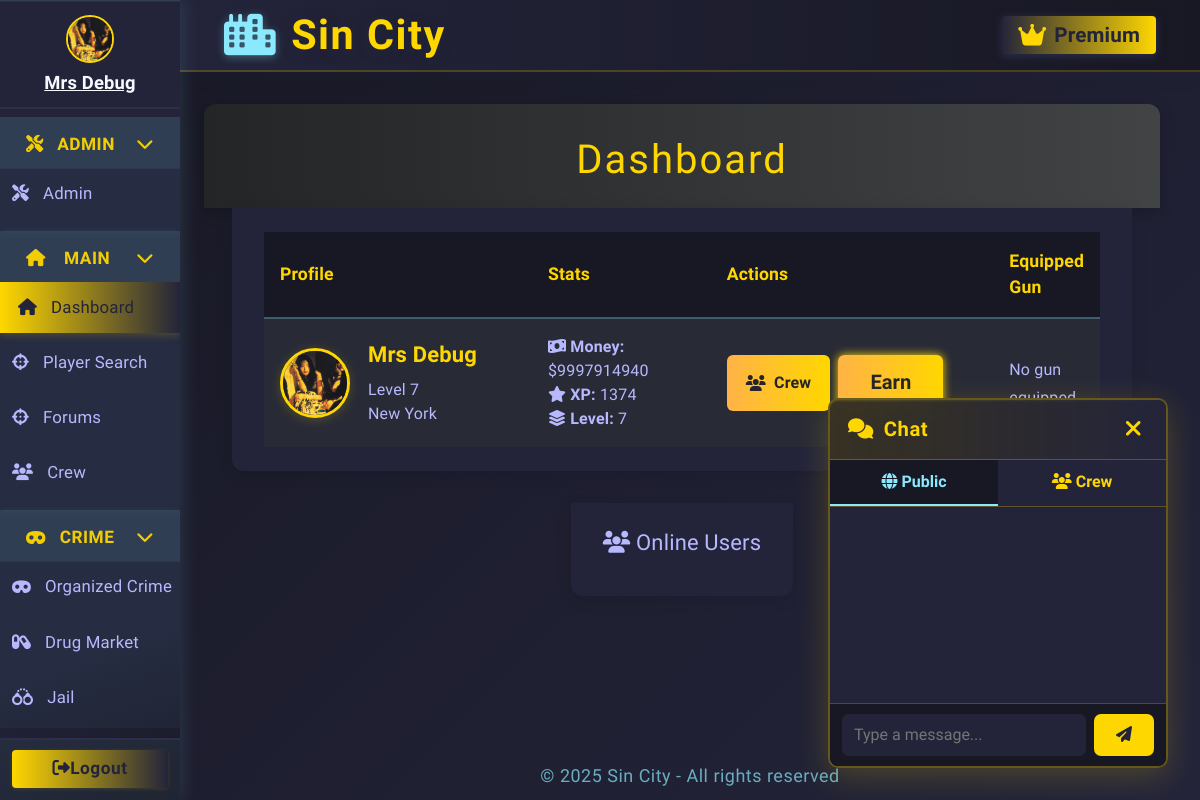
Before: /dashboard (signed in) with the older database file.
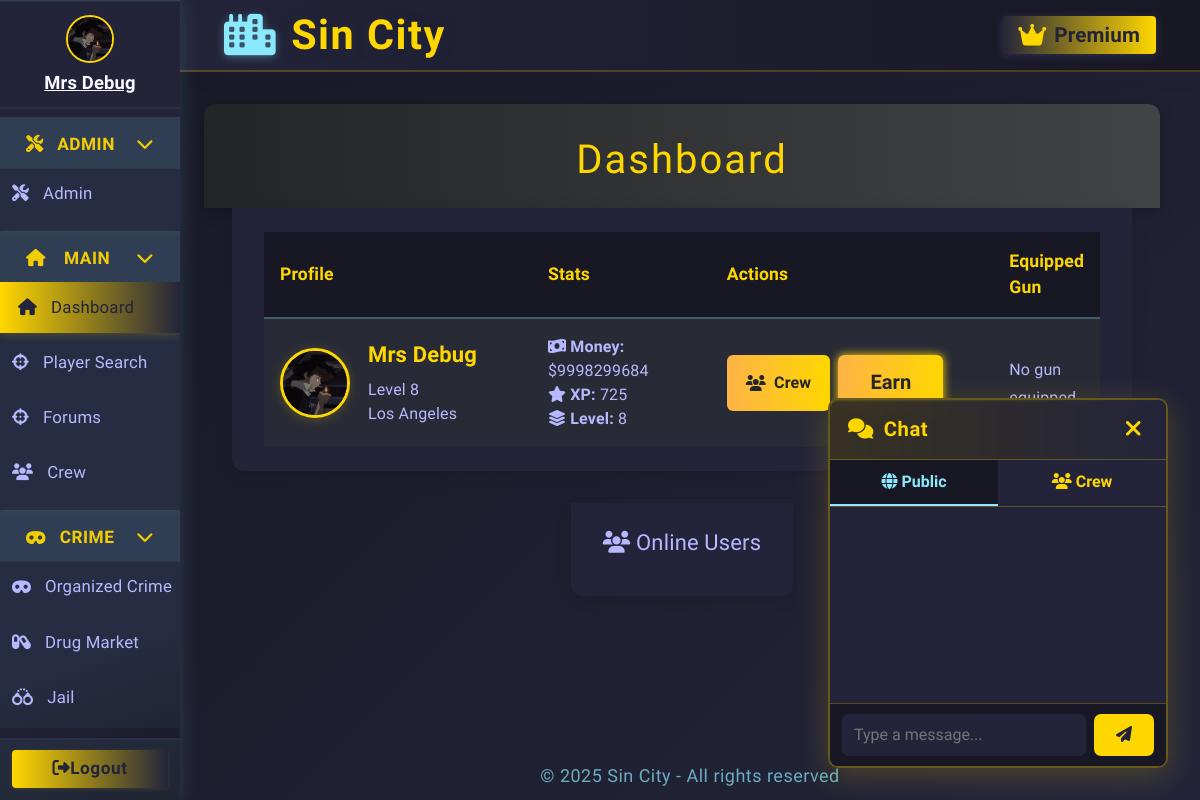
After: the same page with the newer database file.
### app.py (models this page shows, shortened)
class Character(db.Model):
    __tablename__ = 'character'
    id = db.Column(db.Integer, primary_key=True)
    user_id = db.Column(db.Integer, db.ForeignKey('user.id'), nullable=True)
    user = db.relationship('User', backref='linked_character', foreign_keys=[user_id])
    name = db.Column(db.String(64), unique=True, nullable=False)
    health = db.Column(db.Integer, default=100)
    money = db.Column(db.Integer, default=250)
    level = db.Column(db.Integer, default=1)
    xp = db.Column(db.Integer, default=0)
    last_crime_time = db.Column(db.DateTime, nullable=True)
    last_travel_time = db.Column(db.DateTime, nullable=True)
    city = db.Column(db.String(64), default="New York")
    gun_id = db.Column(db.Integer, db.ForeignKey('shop_item.id'))
    gun = db.relationship('ShopItem', foreign_keys=[gun_id])
    in_jail = db.Column(db.Boolean, default=False)
    jail_until = db.Column(db.DateTime, nullable=True)
    crime_group_id = db.Column(db.Integer, db.ForeignKey('organized_crime.id'))
    crime_group = db.relationship("OrganizedCrime", back_populates="members", foreign_keys=[crime_group_id])
    master_id = db.Column(db.Integer, db.ForeignKey('user.id'))
    equipped_gun_id = db.Column(db.Integer, db.ForeignKey('gun.id'), nullable=True)
    equipped_gun = db.relationship('Gun', foreign_keys=[equipped_gun_id])
    earn_streak = db.Column(db.Integer, default=0)
    last_earned = db.Column(db.DateTime, nullable=True)
    is_alive = db.Column(db.Boolean, default=True)
    profile_image = db.Column(db.String(255), nullable=True)
    crew = db.Column(db.Integer, db.ForeignKey('crew.id'), nullable=True)
    crew_id = db.Column(db.Integer, db.ForeignKey('crew.id'))
    linked_user = db.relationship('User', foreign_keys=[user_id], overlaps="linked_character,linked_characters,user")
    crew = db.relationship('Crew', backref='characters')

### app.py (the view)
@app.route('/dashboard')
@login_required
def dashboard():
    online_timeout = datetime.utcnow() - timedelta(minutes=5)
    online_users = User.query.filter(User.last_seen >= online_timeout).all()
    online_characters = []
    for user in online_users:
        char = Character.query.filter_by(master_id=user.id, is_alive=True).first()
        if char:
            online_characters.append(char)
    npcs = Character.query.filter_by(master_id=0, is_alive=True).all()
    character = Character.query.filter_by(master_id=current_user.id, is_alive=True).first()
    earn_form = EarnForm()
    return render_template(
        'dashboard.html',
        character=character,
        online_users=online_users,
        online_characters=online_characters,
        earn_form=earn_form,  # now a list of Character objects
        npcs=npcs)

### app.py
class EarnForm(FlaskForm):
    submit = SubmitField('Earn')

class UpgradeForm(FlaskForm):
    submit = SubmitField('Upgrade')

### app.py (called while the page is built)
@app.context_processor
def inject_user():
    return dict(user=current_user)

@app.before_request
def update_last_seen():
    if current_user.is_authenticated:
        now = datetime.utcnow()
        if not current_user.last_seen or (now - current_user.last_seen).seconds > 1:
            current_user.last_seen = now
            db.session.commit()

@app.before_request
def enable_sqlite_fk():
    if db.engine.url.drivername == 'sqlite':
        with db.engine.connect() as conn:
            conn.execute(db.text("PRAGMA foreign_keys=ON"))

@app.before_request
def check_character_alive():
    if current_user.is_authenticated:
        char = Character.query.filter_by(master_id=current_user.id).first()
        if not char or not char.is_alive:
            if request.endpoint not in ('create_character', 'logout', 'static'):
                return redirect(url_for('create_character'))

@login_manager.user_loader
def load_user(user_id):
    return db.session.get(User, int(user_id))

@app.context_processor
def inject_upgrade_form():
    return dict(upgrade_form=UpgradeForm())

### templates/dashboard.html (shortened to what this page needs)
{% extends "base.html" %}
{% block content %}
<div class="forums-header">
    <h1>Dashboard</h1>
</div>
<div class="forums-list">
    <table class="forum-table">
        <tr>
            <th style="width:35%;">Profile</th>
            <th style="width:23%;">Stats</th>
            <th style="width:35%;">Actions</th>
            <th style="width:20%;">Equipped Gun</th>
        </tr>
        <tr>
            <td>
                <div style="display:flex;align-items:center;gap:18px;">
                    {% if character.profile_image %}
                        <img src="{{ url_for('static', filename=character.profile_image) if not character.profile_image.startswith('http') else character.profile_image }}" class="dashboard-avatar" alt="avatar">
                    {% else %}
                        <span class="dashboard-avatar"><i class="fas fa-user"></i></span>
                    {% endif %}
                    <div>
                        <a href="{{ url_for('profile_by_id', char_id=character.id) }}" class="forum-link" style="font-size:1.2em;">{{ character.name }}</a>
                        <div class="forum-desc" style="margin-top:6px;">
                            Level {{ character.level }} <br> {{ character.city }}<br>
                        </div>
                    </div>
                </div>
            </td>
            <td>
                <div class="forum-desc">
                    <b><i class="fas fa-money-bill-wave"></i> Money:</b> $<span id="money">{{ character.money }}</span>
                    <br>
                    <b><i class="fa fa-star"></i> XP:</b> <span id="xp">{{ character.xp }}</span>
                    <br>
                    <b><i class="fas fa-layer-group"></i> Level:</b> <span id="level">{{ character.level }}</span>
                </div>
            </td>
            <td>
                <div class="forum-actions">
                    {% if character.crew_id %}
                        <a href="{{ url_for('crew_page', crew_id=character.crew_id) }}" class="btn btn-primary">
                            <i class="fas fa-users"></i> Crew
                        </a>
                    {% else %}
                        <a href="{{ url_for('create_crew') }}" class="btn btn-primary"><i class="fas fa-plus"></i> Create Crew</a>
                        <a href="{{ url_for('join_crew') }}" class="btn btn-primary"><i class="fas fa-sign-in-alt"></i> Join Crew</a>
                    {% endif %}
                    <form action="{{ url_for('earn') }}" method="post" class="earn-form">
                        {{ earn_form.submit(class_="btn", id="earn-btn earn-timer") }}
                    </form>
                </div>
            </td>
            <td>
                {% if character.equipped_gun %}
                    <div class="forum-desc">
                        <b>{{ character.equipped_gun.name }}</b><br>
                        Damage: {{ character.equipped_gun.damage }}<br>
                        Accuracy: {{ character.equipped_gun.accuracy * 100 }}%<br>
                        Rarity: {{ character.equipped_gun.rarity }}
                    </div>
                {% else %}
                    <span class="forum-desc" style="color:#b8b8ff;">No gun equipped.</span>
                {% endif %}
            </td>
        </tr>
    </table>
</div>
<div class="forums-list" style="margin-top:32px;">
    <div class="forum-desc" style="font-size:1.2em;margin-bottom:12px;">
        <i class="fas fa-users"></i> Online Users
    </div>
</div>
{% endblock %}

### templates/base.html (shortened to what the changed rows need)
<!DOCTYPE html>
<html lang="en">
<head>
  <link rel="stylesheet" href="https://cdn.jsdelivr.net/npm/bootstrap@4.6.2/dist/css/bootstrap.min.css">
  <link rel="stylesheet" href="https://cdnjs.cloudflare.com/ajax/libs/font-awesome/6.4.2/css/all.min.css">
</head>
<body class="fade-in">
  <div class="layout-root fade-in">
    <div class="sidebar {% if request.endpoint in ['login', 'register'] %}d-none{% endif %}">
      <nav class="sidebar">
        {% if current_user.is_authenticated %}
          <div class="sidebar-user">
            {% set character = current_character %}
            {% if character and character.profile_image %}
              <img
                src="{{ url_for('static', filename=character.profile_image) if not character.profile_image.startswith('http') else character.profile_image }}"
                class="crew-avatar"
                alt="avatar"
                style="width:48px;height:48px;border-radius:50%;margin-bottom:6px;border:2px solid #ffd700;object-fit:cover;"
              >
            {% else %}
              <i id="char-name" class="fas fa-user-circle"></i>
            {% endif %}
            {% if character %}
              <a href="{{ url_for('profile_by_id', char_id=character.id) }}" style="color:inherit; text-decoration: underline;">
                <strong>{{ character.name }}</strong>
              </a>
            {% else %}
              <span><strong>No character</strong></span>
            {% endif %}
          </div>
        {% endif %}
      </nav>
    </div>
    <div class="main-area">
      <main class="content-area">
        {% block content %}{% endblock %}
      </main>
    </div>
  </div>
</body>
</html>

Changed rows visible on the page:
changed Character "Mrs Debug": profile_image: a different picture; level "7" → "8"; city "New York" → "Los Angeles"; money "9997914940" → "9998299684"; xp "1374" → "725"
